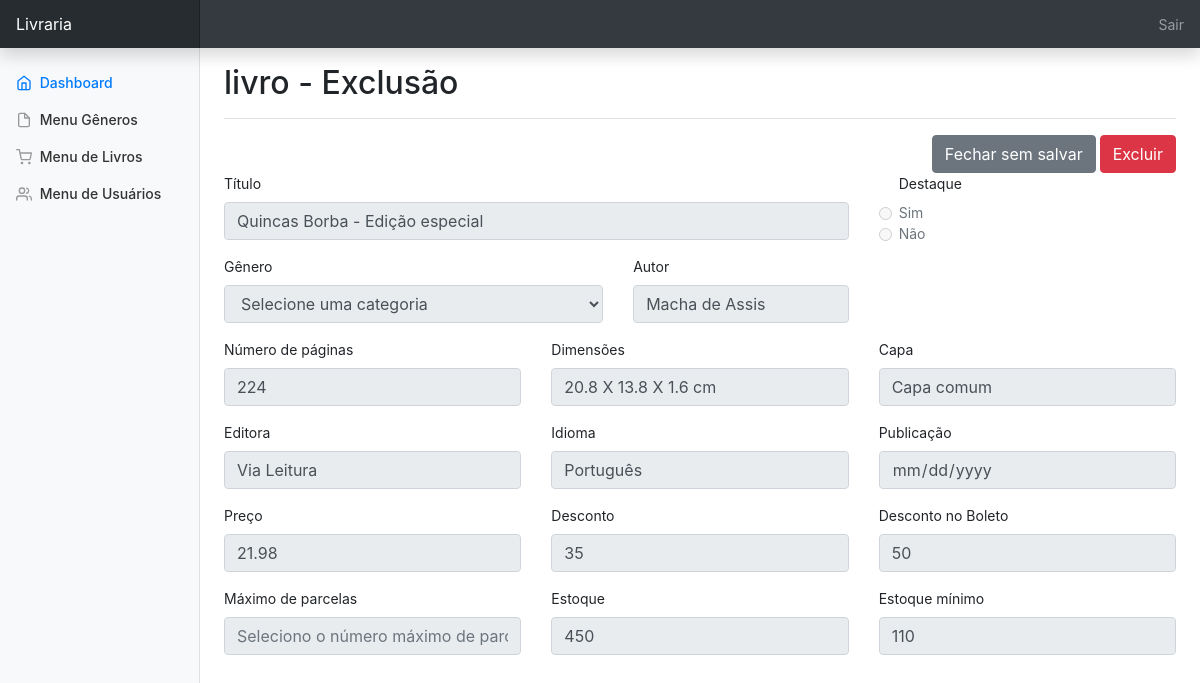
The app's page /bookstore/admin/livro_exc.php?id=5 with its own data.
### tables this page shows
CREATE TABLE `livros` (
  `id` int NOT NULL AUTO_INCREMENT,
  `codigo` varchar(10) DEFAULT NULL,
  `destaque` char(1) DEFAULT NULL,
  `nome` varchar(80) DEFAULT NULL,
  `publicacao` datetime DEFAULT NULL,
  `autor` varchar(60) DEFAULT NULL,
  `numero_pg` int DEFAULT NULL,
  `dimensoes` varchar(45) DEFAULT NULL,
  `capa` varchar(45) DEFAULT NULL,
  `editora` varchar(45) DEFAULT NULL,
  `idioma` varchar(30) DEFAULT NULL,
  `preco` float(9,2) DEFAULT NULL,
  `desconto` tinyint DEFAULT NULL,
  `desconto_boleto` tinyint DEFAULT NULL,
  `max_parcelas` tinyint DEFAULT NULL,
  `estoque` int DEFAULT NULL,
  `min_estoque` int DEFAULT NULL,
  `data_reg` date DEFAULT NULL,
  `id_genero` int DEFAULT NULL,
  PRIMARY KEY (`id`)
);

### bookstore/admin/livro_exc.php (the view, shortened to what this page needs)
<?php
    include_once("cabecalho.php");
    if(isset($_GET['id']) && (is_numeric($_GET['id']))){
        $id = $_GET['id'];
    } else if (isset($_POST['id']) && (is_numeric($_POST['id']))){
        $id = $_POST['id'];
    } else {
          header("Location: livro_menu.php");
        exit();
      }
     require_once("conexao.php");
    $q = "SELECT * FROM livros where id =$id";
    $r = @mysqli_query($dbc,$q);
    if(mysqli_num_rows($r) == 1){
        $row = mysqli_fetch_array($r,MYSQLI_ASSOC);
?>
<div class="container-fluid">
  <div class="row">
  <?php include_once("menu_lateral.php")?>
  <main role="main" class="col-md-9 ml-sm-auto col-lg-10 px-md-4">
      <div class="d-flex justify-content-between flex-wrap flex-md-nowrap align-items-center pt-3 pb-2 mb-3 border-bottom">
        <h1 class="h2">livro - Exclusão</h1>
        </div>
        <form method="post" action="livro_exc.php">
        <div class="row">
            <div class="col-md-12 text-right">
            <a href="livro_menu.php" class="btn btn-secondary">
             Fechar sem salvar
            </a>
                <input type="submit" class="btn btn-danger" value="Excluir" />
            </div>
        </div>
        <div class="row">
                <div class="col-md-8 form-group">
                <label>Título</label>
                <input type="text" name="nome" maxlength="80" class= "form-control" placeholder="Digite o nome" value="<?php echo $row['nome']?>" disabled />
                </div>
            <div class="col-md-4">
                    <div class= "form-check">
                        <label>Destaque</label></br>
                        <input type="radio" class="form-check-input" name="estatus" id="flexRadioDefault2" value="S" <?php echo $row['destaque']?> disabled />
                        <label class="form-check-label"for="flexRadioDefault2">Sim</label></br>
                        <input type="radio" class="form-check-input" name="estatus" id="flexRadioDefault2" value="N" <?php echo $row['destaque']?> disabled />
                        <label class="form-check-label"for="flexRadioDefault2">Não</label></br>
                    </div>
                </div>
            </div>
            <div class="row">
                <div class="col-md-5 form-group">
                    <label>Gênero</label>
                    <select name="id_genero" class="form-control" disabled>
                        <option value="0">Selecione uma categoria</option>
                    </select>
                </div>
                <div class="col-md-3 form-group">
                        <label>Autor</label>
                        <input type="text" name="autor" maxlength="50" class= "form-control" placeholder="Digite o autor da obra" value="<?php echo $row['autor']?>" disabled/>
                </div>
            </div>
            <div class="row">
                <div class="col-md-4 form-group">
                <label>Número de páginas</label>
                <input type="number" min="1" name="numero_pg" maxlength="30" class= "form-control" placeholder="Digite a quantidade de páginas" value="<?php echo $row['numero_pg']?>" disabled/>
                </div>
                <div class="col-md-4 form-group">
                <label>Dimensões</label>
                <input type="text" name="dimensoes" maxlength="30" class= "form-control" placeholder="Digite as dimensões do livro (a X b X c)" value="<?php echo $row['dimensoes']?>" disabled/>
                </div>
                <div class="col-md-4 form-group">
                <label>Capa</label>
                <input type="text" name="capa" maxlength="30" class= "form-control" placeholder="Digite o tipo de capa" value="<?php echo $row['capa']?>" disabled/>
                </div>
            </div>
            <div class="row">
                <div class="col-md-4 form-group">
                <label>Editora</label>
                <input type="text" name="editora" maxlength="30" class= "form-control" placeholder="Digite a editora" value="<?php echo $row['editora']?>" disabled/>
                </div>
                <div class="col-md-4 form-group">
                <label>Idioma</label>
                <input type="text" name="idioma" maxlength="30" class= "form-control" placeholder="Digite o idioma" value="<?php echo $row['idioma']?>" disabled/>
                </div>
                <div class="col-md-4 form-group">
                <label>Publicação</label>
                <input type="date" name="publicacao" maxlength="4" class= "form-control" placeholder="Selecione a data de publicação" value="<?php echo $row['publicacao']?>" disabled/>
                </div>
            </div>
            <div class="row">
                <div class="col-md-4 form-group">
                <label>Preço</label>
                <input type="text" name="preco" maxlength="30" class= "form-control" placeholder="Digite o preço" value="<?php echo $row['preco']?>" disabled/>
                </div>
                <div class="col-md-4 form-group">
                <label>Desconto</label>
                <input type="text" name="desconto" maxlength="30" class= "form-control" placeholder="Digite o desconto" value="<?php echo $row['desconto']?>" disabled/>
                </div>
                <div class="col-md-4 form-group">
                <label>Desconto no Boleto</label>
                <input type="text" name="descontob" maxlength="30" class= "form-control" placeholder="Digite o desconto no boleto" value="<?php echo $row['desconto_boleto']?>" disabled/>
                </div>
            </div>
            <div class="row">
                <div class="col-md-4 form-group">
                <label>Máximo de parcelas</label>
                <input type="select" name="maxp" maxlength="30" class= "form-control" placeholder="Seleciono o número máximo de parcelas" disabled />
                </div>
                <div class="col-md-4 form-group">
                <label>Estoque</label>
                <input type="text" name="estq" maxlength="30" class= "form-control" placeholder="Digite o estoque" value="<?php echo $row['estoque']?>" disabled/>
                </div>
                <div class="col-md-4 form-group">
                <label>Estoque mínimo</label>
                <input type="text" name="estqmin" maxlength="30" class= "form-control" placeholder="Digite o estoque mínimo" value="<?php echo $row['min_estoque']?>" disabled/>
                </div>
            </div>
        </form>
    </main>
  </div>
</div>
<?php
    }
?>

### bookstore/admin/dashboard.css (style rules this page uses)
body { font-size: .875rem; }

### records on screen
livros: nome "Quincas Borba - Edição especial", autor "Macha de Assis", numero_pg "224", dimensoes "20.8 X 13.8 X 1.6 cm", capa "Capa comum", editora "Via Leitura", idioma "Português", preco "21.98", desconto "35", descontob "50", estq "450", estqmin "110"
